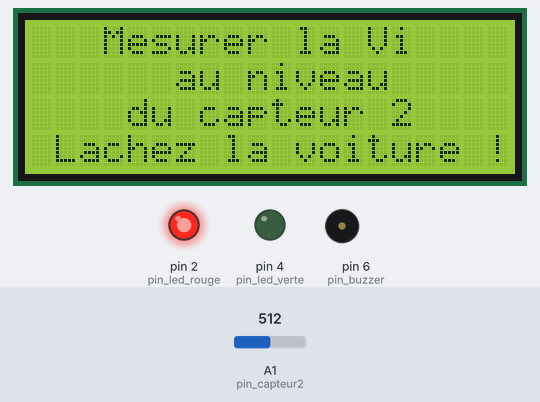
Recording of a sketch running on a simulated Arduino Uno, built with avr-gcc and run on an emulated ATmega328P. Shown: 20×4 character LCD, output pins drawn as LEDs (lit = HIGH), buzzer (waves = sounding). The test bench sets the inputs (shaded band); at power-on: A1 (pin_capteur2) = 512.

Above: at 1.3 s.
1.4 s: A1 (pin_capteur2) set to 886
2.9 s: A1 (pin_capteur2) set to 909
At 3.4 s:
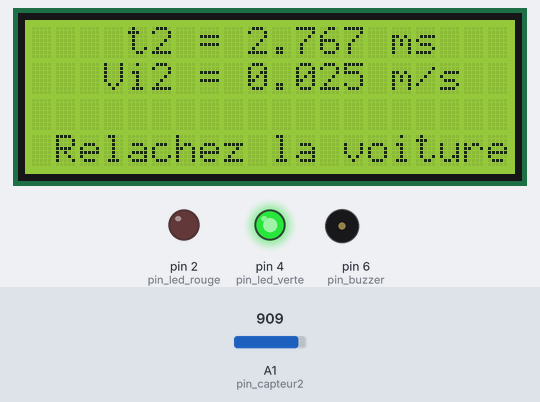
4.4 s: A1 (pin_capteur2) set to 890
At 4.9 s:
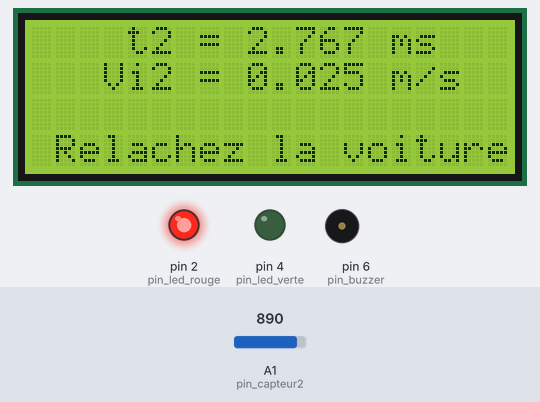
Timing chart, 0 to 7.4 s (numbered marks = the images above; inputs shaded):
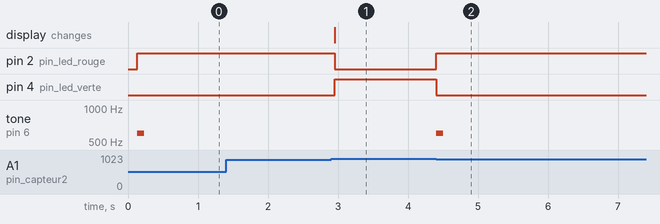

The sketch:

Pgm3_Vi2_voiture_PROF.ino
```cpp
// (licence header left out)
#include <LiquidCrystal_I2C.h>
LiquidCrystal_I2C EcranLCD(0x20,20,4);        // on crée l'objet EcranLCD, c'est l'afficheur LCD de la maquette PB300 (20 colonnes et 4 lignes).

const int pin_capteur1 = A0;
const int pin_capteur2 = A1;
const int pin_led_rouge = 2;
const int pin_led_verte = 4;
const int pin_buzzer = 6;

const float L = 0.07 ;  // L = Longueur de la voiture bleue en m


void setup(){
    pinMode(pin_capteur1,INPUT);  // entrée analogique capteur 1
    pinMode(pin_capteur2,INPUT);  // entrée analogique capteur 2
    pinMode(pin_led_rouge,OUTPUT);
    pinMode(pin_led_verte,OUTPUT);
    pinMode(pin_buzzer,OUTPUT);

    EcranLCD.init();
    EcranLCD.backlight();
    EcranLCD.clear();
    EcranLCD.setCursor(0, 0);
    EcranLCD.print("   Mesurer la Vi");
    EcranLCD.setCursor(0, 1);
    EcranLCD.print("      au niveau");
    EcranLCD.setCursor(0, 2);
    EcranLCD.print("    du capteur 2");
    EcranLCD.setCursor(0, 3);
    EcranLCD.print(" Lachez la voiture !");

   }

void loop(){
    float top_depart_2;
    float t2;
    float v2;

    if(analogRead(pin_capteur2) < 900){
        top_depart_2 = millis();
        digitalWrite(pin_led_verte,0);
        digitalWrite(pin_led_rouge,1);
        tone(pin_buzzer,600,100);
        while(analogRead(pin_capteur2) < 900){
          // Attente passage objet devant le capteur 2
        }
        t2 = (millis() - top_depart_2) / 1000.0;        // en secondes
        v2 = L / t2;                                    // en m/s

        EcranLCD.clear();
        EcranLCD.setCursor(0, 0);
        EcranLCD.print("    t2 = " + String(t2,3) + " ms");
        EcranLCD.setCursor(0, 1);
        EcranLCD.print("   Vi2 = " + String(v2,3) + " m/s");
        EcranLCD.setCursor(0, 3);
        EcranLCD.print(" Relachez la voiture");

    }
    else{
        digitalWrite(pin_led_verte,1);
        digitalWrite(pin_led_rouge,0);
    }
}
```

Measured:
- the behaviour switches between 899 and 900 on A1 (pin_capteur2) (found by bisection; images 0 and 1)
- after the input at 1.4 s, every drawn part: stays the same
- after the input at 2.9 s, pin 2 (pin_led_rouge): HIGH → LOW after 0.06 s; pin 4 (pin_led_verte): LOW → HIGH after 0.06 s; the display: changes after 0.06 s (image 1)
- after the input at 4.4 s, pin 2 (pin_led_rouge): LOW → HIGH at once; pin 4 (pin_led_verte): HIGH → LOW at once; tone on pin 6 (pin_buzzer): silent → 600 Hz at once, → silent 0.10 s later
